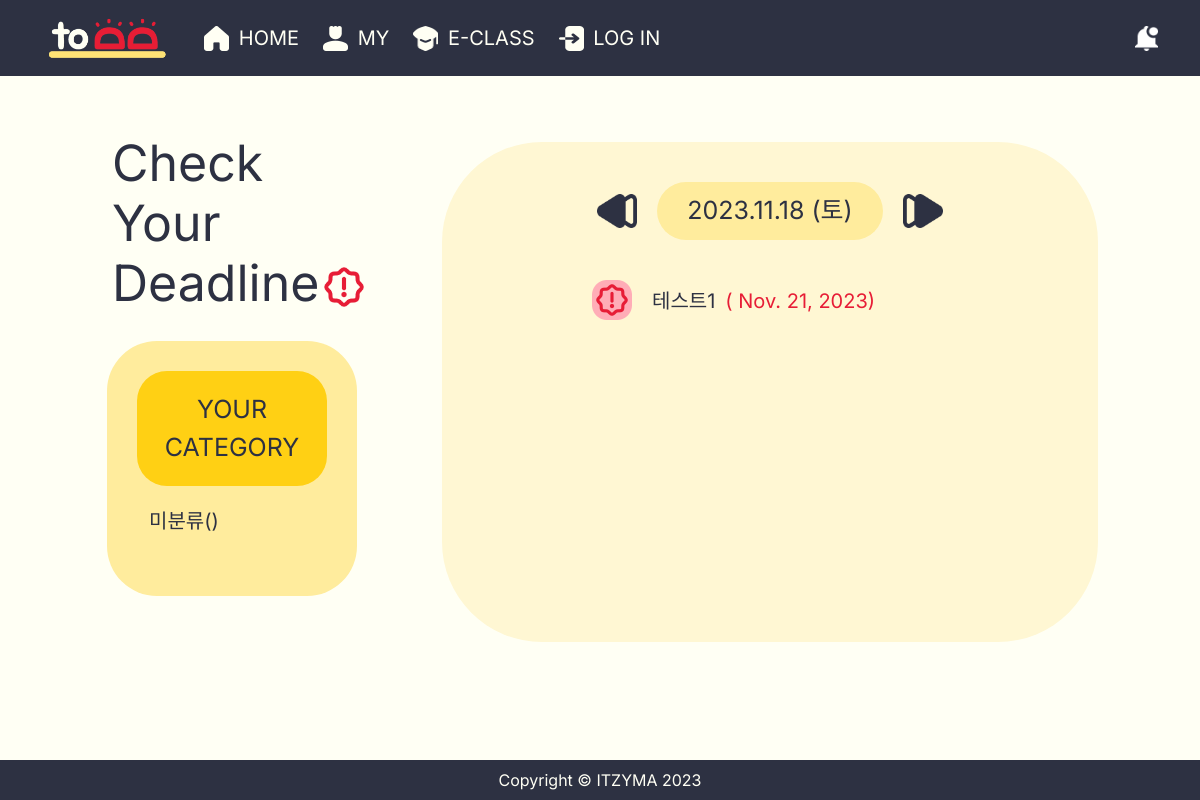
Before: /home/ with the older database file.
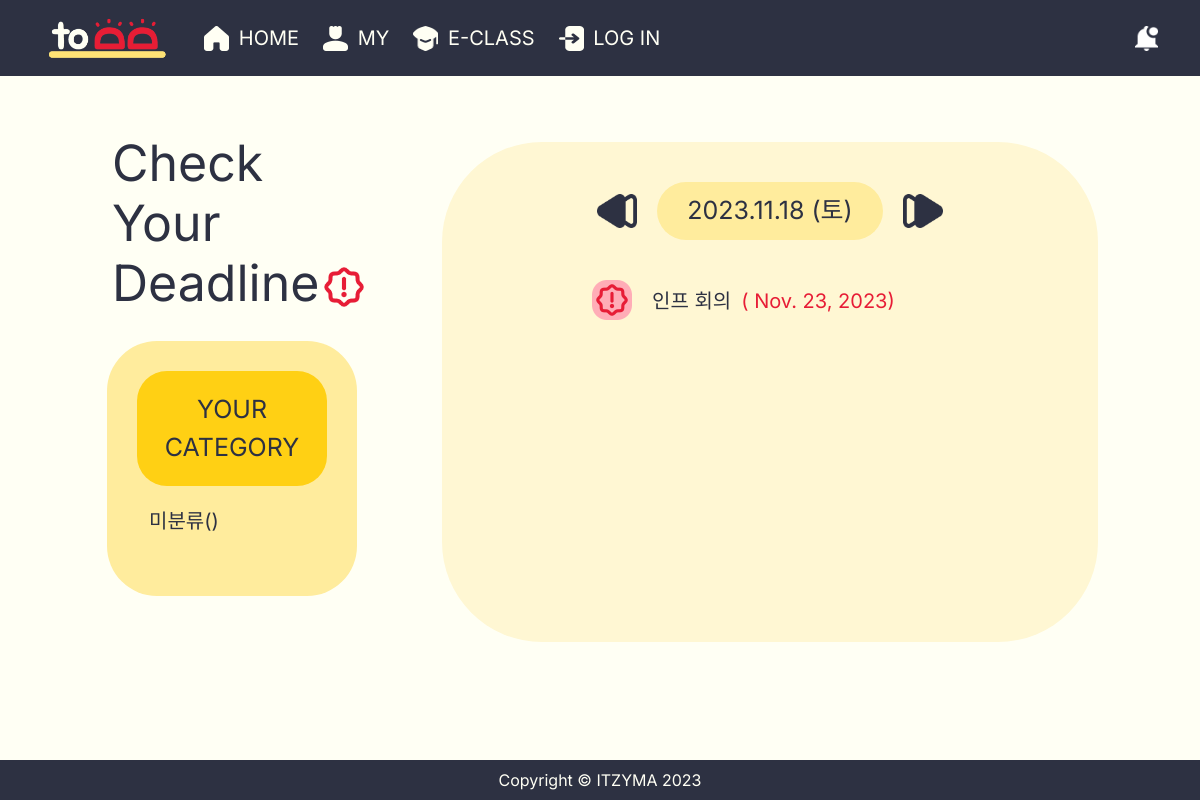
After: the same page with the newer database file.
### home/models.py (models this page shows)
class Post(models.Model):
    title = models.CharField(max_length=30)
    content = models.TextField()
    deadline = models.DateField()

### home/views.py (the view)
# urls.py: path('', views.PostList.as_view()),
class PostList(ListView):
    model = Post
    ordering = '-pk'

### home/templates/home/post_list.html (shortened to what this page needs)
{% extends 'home/base.html' %} {% load static %} {% block main_area %}
<div class="row mx-5">
    <div class="col-4 mt-3 mb-5">
        <div id="title" style="font-size: 50px">
            <div style="margin-bottom: -15px">Check</div>
            <div style="margin-bottom: -15px">Your</div>
            <div>
                Deadline<img
                    src="{% static 'img/home_notice.png' %}"
                    style="width: 40px; height: 40px; margin-left: 5px"
                />
            </div>
        </div>
        <div id="categoryBox" style="width: 250px">
            <div
                id="categoryTitle"
                style="width: 190px; margin: 30px 30px 20px 30px"
            >
                <p style="margin: 20px 0px 0px 0px">YOUR</p>
                <p style="margin: 0px 0px 20px 0px">CATEGORY</p>
            </div>
            <ul id="category">
                <li>
                    <a
                        href="/home/category/no_category/"
                        style="text-decoration: none; color: #2d3142"
                        >미분류({{ no_categories_post_count }})</a
                    >
                </li>
            </ul>
        </div>
    </div>
    <div class="col-8 mt-3 mb-5">
        <div class="listBox">
            <div class="controll">
                <a href="#" id="before"
                    ><img
                        src="{% static 'img/home_before.png' %}"
                        style="width: 40px"
                /></a>
                <div id="date">2023.11.18 (토)</div>
                <a href="#" id="after"
                    ><img
                        src="{% static 'img/home_after.png' %}"
                        style="width: 40px"
                /></a>
            </div>
            <div class="todoBox">
                {% if post_list.exists %} {% for p in post_list %}
                <div class="todo">
                    <img
                        src="{% static 'img/home_incom.png' %}"
                        id="todoIcon"
                    />
                    <div id="todoTitle">{{ p.title }}</div>
                    <div id="todoDeadline">( {{ p.deadline }})</div>
                </div>
                {% endfor %} {% endif %}
            </div>
        </div>
    </div>
</div>
{% endblock %}

### home/templates/home/base.html (shortened to what this page needs)
<!DOCTYPE html>
{% load static %}
<html lang="en">
    <head>
        <link
            href="{% static 'home/bootstrap/bootstrap.min.css' %}"
            rel="stylesheet"
            media="screen"
        />
        <link
            href="{% static 'css/post_list.css' %}"
            rel="stylesheet"
            media="screen"
        />
    </head>
    <body
        class="d-flex flex-column min-vh-100"
        style="
            background-color: #fffff4;
            color: #2d3142;
            font-family: 'Inter', sans-serif;
        "
    >
        {% include 'home/nav.html' %}
        <div class="container my-4">{% block main_area %} {% endblock %}</div>
        {% include 'home/footer.html' %}
    </body>
</html>

### home/templates/home/nav.html
{% load static %}
    <nav class="navbar navbar-expand-lg navbar-light" style="background-color: #2D3142;">
        <div class="container">
            <a class="navbar-brand" href="#">
                <img src="{% static 'img/logo.png' %}" alt="Bootstrap" width="130.22" height="50">
            </a>
            <div class="collapse navbar-collapse" id="navbarNavDropdown">
                <ul class="navbar-nav">
                    <li class="nav-item active ms-3">
                        <a class="navbar-brand" href="#" style="color: #FFFFF4;">
                            <img src="{% static 'img/nav_home.png' %}" alt="HOME" width="25" height="25" class="d-inline-block align-text-top me-1">
                            HOME
                        </a>
                    </li>
                    <li class="nav-item ms-2">
                        <a class="navbar-brand" href="#" style="color: #FFFFF4;">
                            <img src="{% static 'img/nav_my.png' %}" alt="MY" width="25" height="25" class="d-inline-block align-text-top me-1">
                            MY
                        </a>
                    </li>
                    <li class="nav-item ms-2">
                        <a class="navbar-brand" href="#" style="color: #FFFFF4;">
                            <img src="{% static 'img/nav_eclass.png' %}" alt="ECLASS" width="25" height="25" class="d-inline-block align-text-top me-1">
                            E-CLASS
                        </a>
                    </li>
                    <li class="nav-item dropdown ms-2">
                        <a class="navbar-brand" href="#" style="color: #FFFFF4;">
                            <img src="{% static 'img/nav_login.png' %}" alt="LOGIN" width="25" height="25" class="d-inline-block align-text-top me-1">
                            LOG IN
                        </a>
                    </li>
                </ul>
                <ul class="navbar-nav ms-auto">
                    <li class="nav-item">
                        <img src="{% static 'img/nav_alarm.png' %}" alt="Bootstrap" width="23" height="25">
                    </li>
                </ul>
            </div>
        </div>
    </nav>

### home/templates/home/footer.html
<footer class="py-2 mt-auto" style="background-color: #2d3142">
    <div class="container" style="text-align: center" ;>
        <a
            class="m-0 text-center"
            style="color: #fffff4; text-decoration: none"
            href="#"
        >
            Copyright &copy; ITZYMA 2023
        </a>
    </div>
</footer>

### home/static/css/post_list.css (style rules this page uses)
#title { margin: 10px 0px 20px 10px; }
#categoryBox { border-radius: 50px; background: #ffec9d; display: flex; flex-direction: column; margin: 20px 60px 20px 5px; }
#categoryTitle { border-radius: 30px; background: #ffd014; text-align: center; font-size: 25px; }
#category { list-style-type: none; font-size: 20px; margin: 0px 10px 60px 10px; }
.listBox { width: 100%; height: 100%; border-radius: 100px; background: #fff7d3; margin-top: 4%; display: flex; flex-direction: column; }
.controll { display: flex; flex-direction: row; justify-content: center; margin: 40px 0px 40px 0px; }
#date { font-size: 25px; border-radius: 50px; background: #ffec9d; margin: 0px 20px 0px 20px; padding: 10px 30px 10px 30px; }
#before { width: 40px; margin: 12px 0px 0px 0px; padding: 0; }
#after { width: 40px; margin: 12px 0px 0px 0px; padding: 0; }
.todoBox { display: flex; flex-direction: column; font-size: 20px; }
.todo { display: flex; flex-direction: row; padding: 0; margin: 0px 150px 0px 150px; }
#todoIcon { width: 40px; margin-right: 20px; }
#todoTitle { margin-right: 10px; padding-top: 6px; }
#todoDeadline { color: #e71d36; padding-top: 6px; }

Changed rows visible on the page:
removed Post: title "테스트1", deadline "Nov. 21, 2023"
added Post: title "인프 회의", deadline "Nov. 23, 2023"
